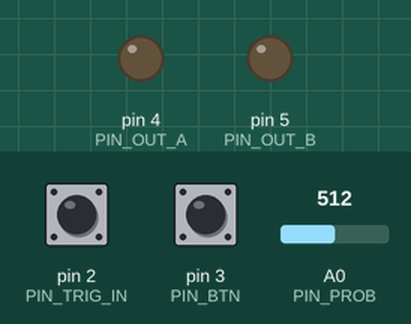
This sketch was run on a simulated Arduino Uno, built with avr-gcc and run on an emulated ATmega328P. On the bench: output pins drawn as LEDs (lit = HIGH). Dashed ring = blinking. Inputs (shaded band) come from the test bench; at power-on: pin 2 (PIN_TRIG_IN) LOW, pin 3 (PIN_BTN) HIGH, A0 (PIN_PROB) = 512. Random numbers use the default seed unless the sketch sets one.

Above: at 1.2 s.
1.3 s: pin 2 (PIN_TRIG_IN) driven HIGH
At 2.2 s:
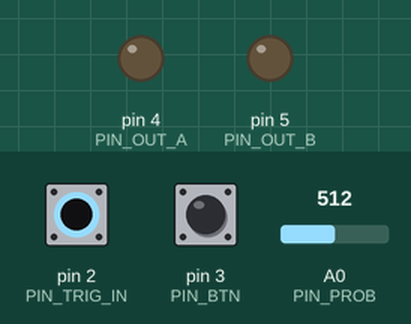
2.8 s: pin 2 (PIN_TRIG_IN) pulsed LOW 5 times (0.12 s each, 0.3 s apart)
At 3.4 s:
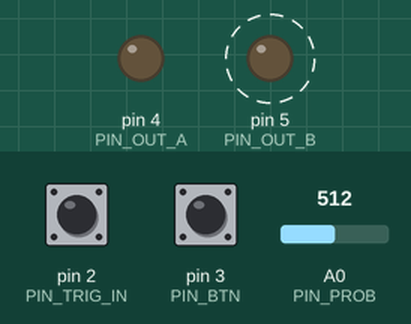
Timing chart, 0 to 5.8 s (numbered marks = the images above; inputs shaded):
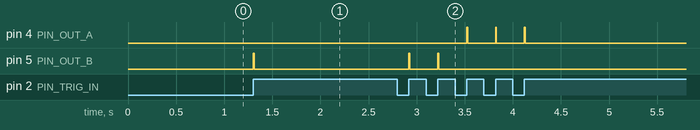

The sketch:

abg_firmware.ino
```cpp
/*
 *  Arduino Bernoulli Gate
 *  Project Bumblebee
 *
 *  Hardware:
 *  - D2: Trig In (Interrupt)
 *  - D3: Manual Button (Active Low, Pullup)
 *  - D4: Out A
 *  - D5: Out B
 *  - A0: Probability Pot
 */

// --- CONFIG ---
const int PIN_TRIG_IN = 2;
const int PIN_BTN = 3;
const int PIN_OUT_A = 4;
const int PIN_OUT_B = 5;
const int PIN_PROB = A0;

const int TRIG_LENGTH_MS = 10;

// --- STATE ---
volatile bool trigger_flag = false;
unsigned long last_trig_time = 0;
bool output_active = false;

void setup() {
  pinMode(PIN_OUT_A, OUTPUT);
  pinMode(PIN_OUT_B, OUTPUT);

  // Button with Internal Pullup (Ground to trigger)
  pinMode(PIN_BTN, INPUT_PULLUP);

  // Interrupt for Clock Input
  // RISING edge detection
  attachInterrupt(digitalPinToInterrupt(PIN_TRIG_IN), onClockISR, RISING);

  // Random Seed from floating analog pin
  randomSeed(analogRead(A5));
}

void loop() {
  // Check Trigger Sources
  bool manual_trig = (digitalRead(PIN_BTN) == LOW);

  // Check Manual Debounce/State (Simplified)
  static bool last_btn = HIGH;
  if (manual_trig && last_btn == HIGH) {
    trigger_flag = true; // Set flag manually
    delay(5); // Crudest debounce
  }
  last_btn = manual_trig ? LOW : HIGH;

  // --- CORE LOGIC ---
  if (trigger_flag) {
    trigger_flag = false; // Reset flag
    processBernoulli();
  }
}

// Interrupt Service Routine
void onClockISR() {
  trigger_flag = true;
}

void processBernoulli() {
  // 1. Read Probability (0-1023)
  int prob = analogRead(PIN_PROB); // 0 = All B, 1023 = All A

  // 2. Roll Dice (0-1023)
  long roll = random(0, 1024);

  // 3. Decide Output
  int target_pin = -1;

  if (roll < prob) {
    target_pin = PIN_OUT_A;
  } else {
    target_pin = PIN_OUT_B;
  }

  // 4. Fire Pulse
  digitalWrite(target_pin, HIGH);
  delay(TRIG_LENGTH_MS); // Blocking delay is fine for simple logic
  digitalWrite(target_pin, LOW);
}
```

Measured:
- after the input at 1.3 s, pin 5 (PIN_OUT_B): LOW → HIGH at once, → LOW 0.01 s later
- after the input at 2.8 s, pin 4 (PIN_OUT_A): alternates HIGH for 0.01 s and LOW for 0.29 s, 6 changes in all, then stays LOW, starting after 0.72 s; pin 5 (PIN_OUT_B): alternates HIGH for 0.01 s and LOW for 0.29 s, 4 changes in all, then stays LOW, starting after 0.12 s
